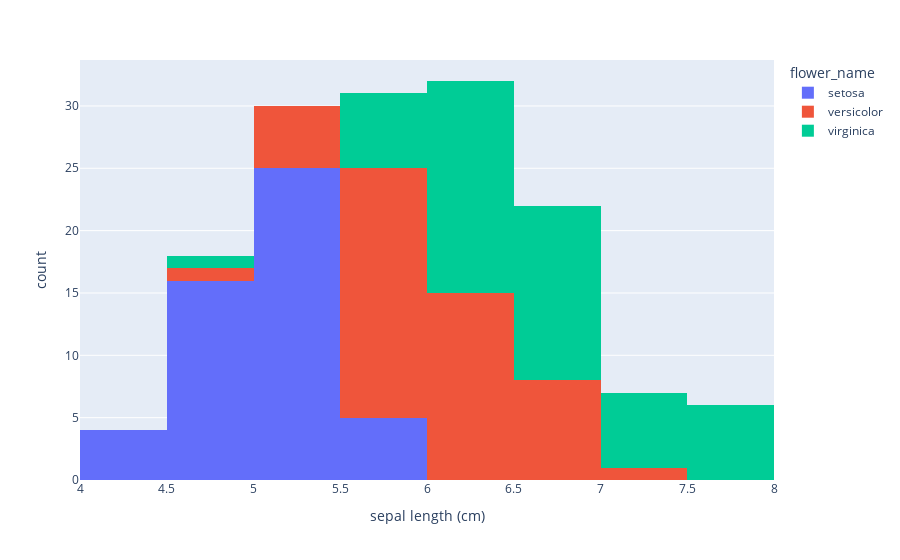
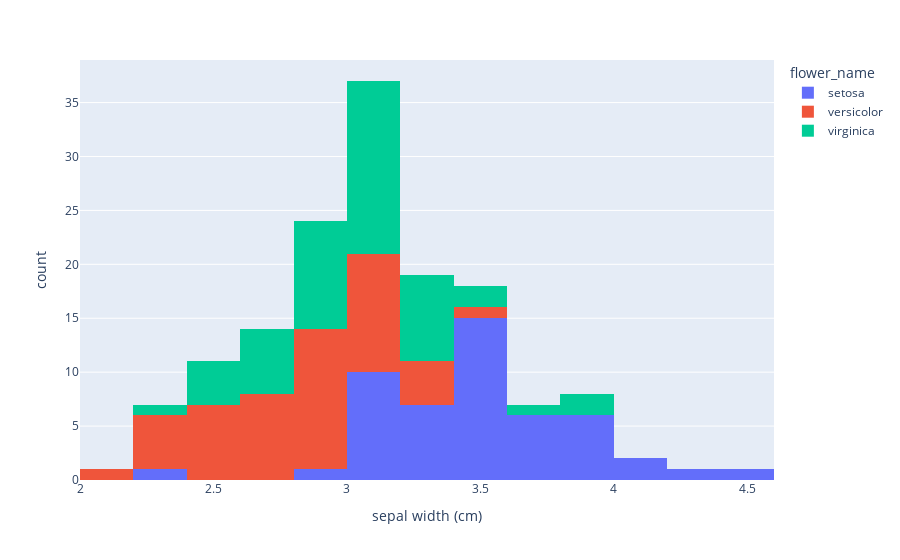
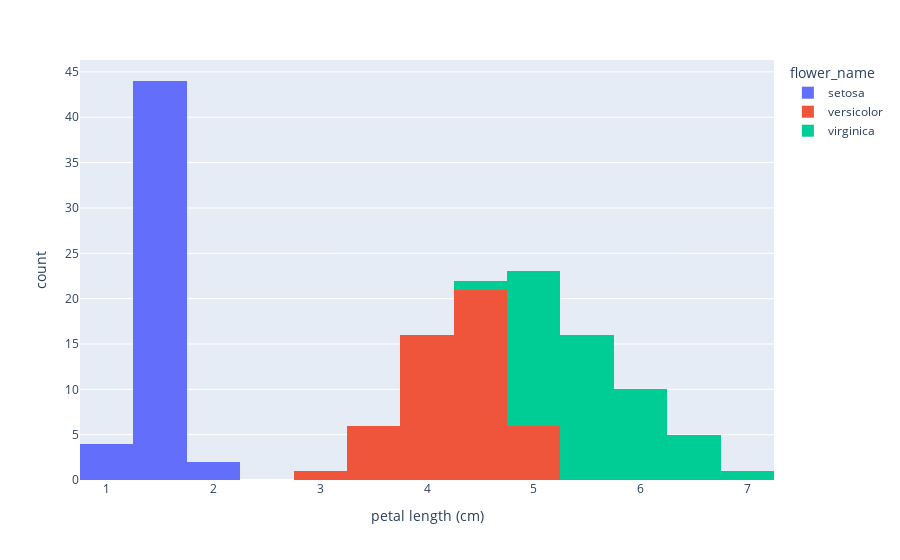
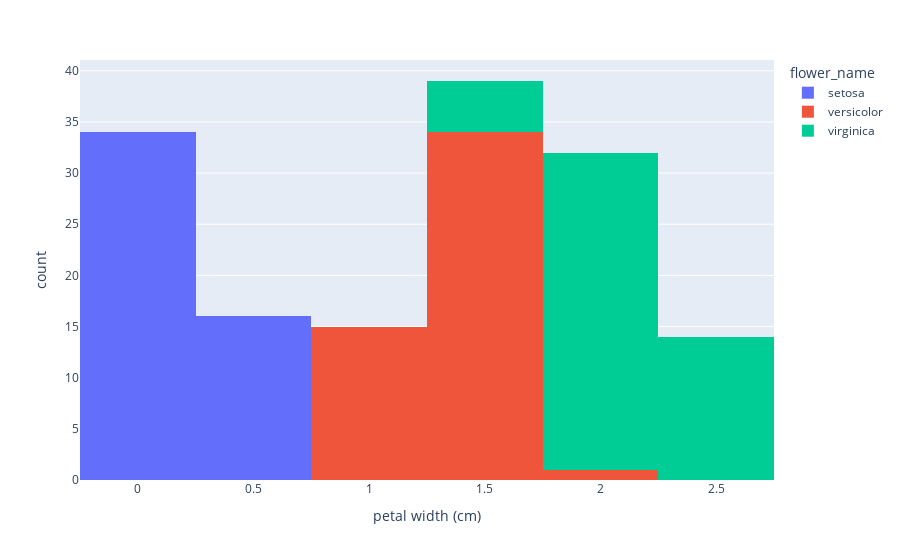

Notebook code cell kept with these figures, in order:
### Code cell
fig = px.histogram(data_frame=df, x='sepal length (cm)', color='flower_name')
fig.show()
fig = px.histogram(data_frame=df, x='sepal width (cm)', color='flower_name')
fig.show()
fig = px.histogram(data_frame=df, x='petal length (cm)', color='flower_name')
fig.show()
fig = px.histogram(data_frame=df, x='petal width (cm)', color='flower_name')
fig.show()

### Figure 1 — Plotly figure (JSON) as saved in the notebook; plotly's stock layout.template omitted (floating-point values rounded to 4 significant figures)
{"data": [{"alignmentgroup": "True", "bingroup": "x", "hovertemplate": "flower_name=setosa<br>sepal length (cm)=%{x}<br>count=%{y}<extra></extra>", "legendgroup": "setosa", "marker": {"color": "#636efa", "pattern": {"shape": ""}}, "name": "setosa", "offsetgroup": "setosa", "orientation": "v", "showlegend": true, "type": "histogram", "x": [5.1, 4.9, 4.7, 4.6, 5, 5.4, 4.6, 5, 4.4, 4.9, 5.4, 4.8, 4.8, 4.3, 5.8, 5.7, 5.4, 5.1, 5.7, 5.1, 5.4, 5.1, 4.6, 5.1, 4.8, 5, 5, 5.2, 5.2, 4.7, 4.8, 5.4, 5.2, 5.5, 4.9, 5, 5.5, 4.9, 4.4, 5.1, 5, 4.5, 4.4, 5, 5.1, 4.8, 5.1, 4.6, 5.3, 5], "xaxis": "x", "yaxis": "y"}, {"alignmentgroup": "True", "bingroup": "x", "hovertemplate": "flower_name=versicolor<br>sepal length (cm)=%{x}<br>count=%{y}<extra></extra>", "legendgroup": "versicolor", "marker": {"color": "#EF553B", "pattern": {"shape": ""}}, "name": "versicolor", "offsetgroup": "versicolor", "orientation": "v", "showlegend": true, "type": "histogram", "x": [7, 6.4, 6.9, 5.5, 6.5, 5.7, 6.3, 4.9, 6.6, 5.2, 5, 5.9, 6, 6.1, 5.6, 6.7, 5.6, 5.8, 6.2, 5.6, 5.9, 6.1, 6.3, 6.1, 6.4, 6.6, 6.8, 6.7, 6, 5.7, 5.5, 5.5, 5.8, 6, 5.4, 6, 6.7, 6.3, 5.6, 5.5, 5.5, 6.1, 5.8, 5, 5.6, 5.7, 5.7, 6.2, 5.1, 5.7], "xaxis": "x", "yaxis": "y"}, {"alignmentgroup": "True", "bingroup": "x", "hovertemplate": "flower_name=virginica<br>sepal length (cm)=%{x}<br>count=%{y}<extra></extra>", "legendgroup": "virginica", "marker": {"color": "#00cc96", "pattern": {"shape": ""}}, "name": "virginica", "offsetgroup": "virginica", "orientation": "v", "showlegend": true, "type": "histogram", "x": [6.3, 5.8, 7.1, 6.3, 6.5, 7.6, 4.9, 7.3, 6.7, 7.2, 6.5, 6.4, 6.8, 5.7, 5.8, 6.4, 6.5, 7.7, 7.7, 6, 6.9, 5.6, 7.7, 6.3, 6.7, 7.2, 6.2, 6.1, 6.4, 7.2, 7.4, 7.9, 6.4, 6.3, 6.1, 7.7, 6.3, 6.4, 6, 6.9, 6.7, 6.9, 5.8, 6.8, 6.7, 6.7, 6.3, 6.5, 6.2, 5.9], "xaxis": "x", "yaxis": "y"}], "layout": {"autosize": true, "barmode": "relative", "legend": {"title": {"text": "flower_name"}, "tracegroupgap": 0}, "margin": {"t": 60}, "xaxis": {"anchor": "y", "autorange": true, "domain": [0, 1], "range": [4, 8], "title": {"text": "sepal length (cm)"}, "type": "linear"}, "yaxis": {"anchor": "x", "autorange": true, "domain": [0, 1], "range": [0, 33.68], "title": {"text": "count"}}}}

### Figure 2 — Plotly figure (JSON) as saved in the notebook; plotly's stock layout.template omitted (floating-point values rounded to 4 significant figures)
{"data": [{"alignmentgroup": "True", "bingroup": "x", "hovertemplate": "flower_name=setosa<br>sepal width (cm)=%{x}<br>count=%{y}<extra></extra>", "legendgroup": "setosa", "marker": {"color": "#636efa", "pattern": {"shape": ""}}, "name": "setosa", "offsetgroup": "setosa", "orientation": "v", "showlegend": true, "type": "histogram", "x": [3.5, 3, 3.2, 3.1, 3.6, 3.9, 3.4, 3.4, 2.9, 3.1, 3.7, 3.4, 3, 3, 4, 4.4, 3.9, 3.5, 3.8, 3.8, 3.4, 3.7, 3.6, 3.3, 3.4, 3, 3.4, 3.5, 3.4, 3.2, 3.1, 3.4, 4.1, 4.2, 3.1, 3.2, 3.5, 3.6, 3, 3.4, 3.5, 2.3, 3.2, 3.5, 3.8, 3, 3.8, 3.2, 3.7, 3.3], "xaxis": "x", "yaxis": "y"}, {"alignmentgroup": "True", "bingroup": "x", "hovertemplate": "flower_name=versicolor<br>sepal width (cm)=%{x}<br>count=%{y}<extra></extra>", "legendgroup": "versicolor", "marker": {"color": "#EF553B", "pattern": {"shape": ""}}, "name": "versicolor", "offsetgroup": "versicolor", "orientation": "v", "showlegend": true, "type": "histogram", "x": [3.2, 3.2, 3.1, 2.3, 2.8, 2.8, 3.3, 2.4, 2.9, 2.7, 2, 3, 2.2, 2.9, 2.9, 3.1, 3, 2.7, 2.2, 2.5, 3.2, 2.8, 2.5, 2.8, 2.9, 3, 2.8, 3, 2.9, 2.6, 2.4, 2.4, 2.7, 2.7, 3, 3.4, 3.1, 2.3, 3, 2.5, 2.6, 3, 2.6, 2.3, 2.7, 3, 2.9, 2.9, 2.5, 2.8], "xaxis": "x", "yaxis": "y"}, {"alignmentgroup": "True", "bingroup": "x", "hovertemplate": "flower_name=virginica<br>sepal width (cm)=%{x}<br>count=%{y}<extra></extra>", "legendgroup": "virginica", "marker": {"color": "#00cc96", "pattern": {"shape": ""}}, "name": "virginica", "offsetgroup": "virginica", "orientation": "v", "showlegend": true, "type": "histogram", "x": [3.3, 2.7, 3, 2.9, 3, 3, 2.5, 2.9, 2.5, 3.6, 3.2, 2.7, 3, 2.5, 2.8, 3.2, 3, 3.8, 2.6, 2.2, 3.2, 2.8, 2.8, 2.7, 3.3, 3.2, 2.8, 3, 2.8, 3, 2.8, 3.8, 2.8, 2.8, 2.6, 3, 3.4, 3.1, 3, 3.1, 3.1, 3.1, 2.7, 3.2, 3.3, 3, 2.5, 3, 3.4, 3], "xaxis": "x", "yaxis": "y"}], "layout": {"autosize": true, "barmode": "relative", "legend": {"title": {"text": "flower_name"}, "tracegroupgap": 0}, "margin": {"t": 60}, "xaxis": {"anchor": "y", "autorange": true, "domain": [0, 1], "range": [2.0, 4.6], "title": {"text": "sepal width (cm)"}, "type": "linear"}, "yaxis": {"anchor": "x", "autorange": true, "domain": [0, 1], "range": [0, 38.95], "title": {"text": "count"}}}}

### Figure 3 — Plotly figure (JSON) as saved in the notebook; plotly's stock layout.template omitted (floating-point values rounded to 4 significant figures)
{"data": [{"alignmentgroup": "True", "bingroup": "x", "hovertemplate": "flower_name=setosa<br>petal length (cm)=%{x}<br>count=%{y}<extra></extra>", "legendgroup": "setosa", "marker": {"color": "#636efa", "pattern": {"shape": ""}}, "name": "setosa", "offsetgroup": "setosa", "orientation": "v", "showlegend": true, "type": "histogram", "x": [1.4, 1.4, 1.3, 1.5, 1.4, 1.7, 1.4, 1.5, 1.4, 1.5, 1.5, 1.6, 1.4, 1.1, 1.2, 1.5, 1.3, 1.4, 1.7, 1.5, 1.7, 1.5, 1, 1.7, 1.9, 1.6, 1.6, 1.5, 1.4, 1.6, 1.6, 1.5, 1.5, 1.4, 1.5, 1.2, 1.3, 1.4, 1.3, 1.5, 1.3, 1.3, 1.3, 1.6, 1.9, 1.4, 1.6, 1.4, 1.5, 1.4], "xaxis": "x", "yaxis": "y"}, {"alignmentgroup": "True", "bingroup": "x", "hovertemplate": "flower_name=versicolor<br>petal length (cm)=%{x}<br>count=%{y}<extra></extra>", "legendgroup": "versicolor", "marker": {"color": "#EF553B", "pattern": {"shape": ""}}, "name": "versicolor", "offsetgroup": "versicolor", "orientation": "v", "showlegend": true, "type": "histogram", "x": [4.7, 4.5, 4.9, 4, 4.6, 4.5, 4.7, 3.3, 4.6, 3.9, 3.5, 4.2, 4, 4.7, 3.6, 4.4, 4.5, 4.1, 4.5, 3.9, 4.8, 4, 4.9, 4.7, 4.3, 4.4, 4.8, 5, 4.5, 3.5, 3.8, 3.7, 3.9, 5.1, 4.5, 4.5, 4.7, 4.4, 4.1, 4, 4.4, 4.6, 4, 3.3, 4.2, 4.2, 4.2, 4.3, 3, 4.1], "xaxis": "x", "yaxis": "y"}, {"alignmentgroup": "True", "bingroup": "x", "hovertemplate": "flower_name=virginica<br>petal length (cm)=%{x}<br>count=%{y}<extra></extra>", "legendgroup": "virginica", "marker": {"color": "#00cc96", "pattern": {"shape": ""}}, "name": "virginica", "offsetgroup": "virginica", "orientation": "v", "showlegend": true, "type": "histogram", "x": [6, 5.1, 5.9, 5.6, 5.8, 6.6, 4.5, 6.3, 5.8, 6.1, 5.1, 5.3, 5.5, 5, 5.1, 5.3, 5.5, 6.7, 6.9, 5, 5.7, 4.9, 6.7, 4.9, 5.7, 6, 4.8, 4.9, 5.6, 5.8, 6.1, 6.4, 5.6, 5.1, 5.6, 6.1, 5.6, 5.5, 4.8, 5.4, 5.6, 5.1, 5.1, 5.9, 5.7, 5.2, 5, 5.2, 5.4, 5.1], "xaxis": "x", "yaxis": "y"}], "layout": {"autosize": true, "barmode": "relative", "legend": {"title": {"text": "flower_name"}, "tracegroupgap": 0}, "margin": {"t": 60}, "xaxis": {"anchor": "y", "autorange": true, "domain": [0, 1], "range": [0.75, 7.25], "title": {"text": "petal length (cm)"}, "type": "linear"}, "yaxis": {"anchor": "x", "autorange": true, "domain": [0, 1], "range": [0, 46.32], "title": {"text": "count"}}}}

### Figure 4 — Plotly figure (JSON) as saved in the notebook; plotly's stock layout.template omitted (floating-point values rounded to 4 significant figures)
{"data": [{"alignmentgroup": "True", "bingroup": "x", "hovertemplate": "flower_name=setosa<br>petal width (cm)=%{x}<br>count=%{y}<extra></extra>", "legendgroup": "setosa", "marker": {"color": "#636efa", "pattern": {"shape": ""}}, "name": "setosa", "offsetgroup": "setosa", "orientation": "v", "showlegend": true, "type": "histogram", "x": [0.2, 0.2, 0.2, 0.2, 0.2, 0.4, 0.3, 0.2, 0.2, 0.1, 0.2, 0.2, 0.1, 0.1, 0.2, 0.4, 0.4, 0.3, 0.3, 0.3, 0.2, 0.4, 0.2, 0.5, 0.2, 0.2, 0.4, 0.2, 0.2, 0.2, 0.2, 0.4, 0.1, 0.2, 0.2, 0.2, 0.2, 0.1, 0.2, 0.2, 0.3, 0.3, 0.2, 0.6, 0.4, 0.3, 0.2, 0.2, 0.2, 0.2], "xaxis": "x", "yaxis": "y"}, {"alignmentgroup": "True", "bingroup": "x", "hovertemplate": "flower_name=versicolor<br>petal width (cm)=%{x}<br>count=%{y}<extra></extra>", "legendgroup": "versicolor", "marker": {"color": "#EF553B", "pattern": {"shape": ""}}, "name": "versicolor", "offsetgroup": "versicolor", "orientation": "v", "showlegend": true, "type": "histogram", "x": [1.4, 1.5, 1.5, 1.3, 1.5, 1.3, 1.6, 1, 1.3, 1.4, 1, 1.5, 1, 1.4, 1.3, 1.4, 1.5, 1, 1.5, 1.1, 1.8, 1.3, 1.5, 1.2, 1.3, 1.4, 1.4, 1.7, 1.5, 1, 1.1, 1, 1.2, 1.6, 1.5, 1.6, 1.5, 1.3, 1.3, 1.3, 1.2, 1.4, 1.2, 1, 1.3, 1.2, 1.3, 1.3, 1.1, 1.3], "xaxis": "x", "yaxis": "y"}, {"alignmentgroup": "True", "bingroup": "x", "hovertemplate": "flower_name=virginica<br>petal width (cm)=%{x}<br>count=%{y}<extra></extra>", "legendgroup": "virginica", "marker": {"color": "#00cc96", "pattern": {"shape": ""}}, "name": "virginica", "offsetgroup": "virginica", "orientation": "v", "showlegend": true, "type": "histogram", "x": [2.5, 1.9, 2.1, 1.8, 2.2, 2.1, 1.7, 1.8, 1.8, 2.5, 2, 1.9, 2.1, 2, 2.4, 2.3, 1.8, 2.2, 2.3, 1.5, 2.3, 2, 2, 1.8, 2.1, 1.8, 1.8, 1.8, 2.1, 1.6, 1.9, 2, 2.2, 1.5, 1.4, 2.3, 2.4, 1.8, 1.8, 2.1, 2.4, 2.3, 1.9, 2.3, 2.5, 2.3, 1.9, 2, 2.3, 1.8], "xaxis": "x", "yaxis": "y"}], "layout": {"autosize": true, "barmode": "relative", "legend": {"title": {"text": "flower_name"}, "tracegroupgap": 0}, "margin": {"t": 60}, "xaxis": {"anchor": "y", "autorange": true, "domain": [0, 1], "range": [-0.25, 2.75], "title": {"text": "petal width (cm)"}, "type": "linear"}, "yaxis": {"anchor": "x", "autorange": true, "domain": [0, 1], "range": [0, 41.05], "title": {"text": "count"}}}}
